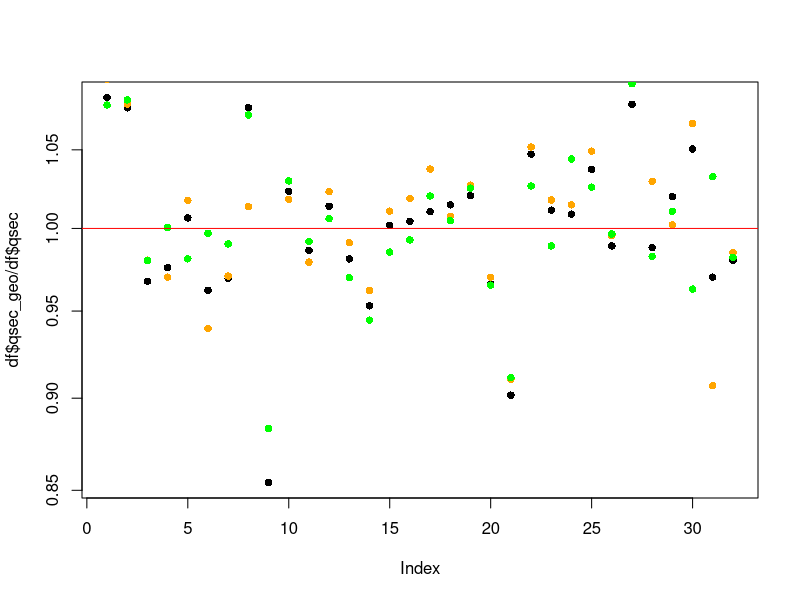

The R script that drew this image:
# GENERAL


# generalized inverse hyperbolic sine
gasinh <- function(x, xi = 0, lambda = 1) {
    asinh((x - xi) / lambda)
}

inverse.gasinh <- function(y, xi = 0, lambda = 1) {
    sinh(y) * lambda + xi
}

# total absolute deviation from theoretical CDF
qqtad <- function(p) {
    sum(abs(sort(p) - seq(0, 1, length.out = length(p))))
}


# JOHNSON SU DISTRIBUTION


djohnson <- function(x, gamma = 0, delta = 1, xi = 0, lambda = 1) {
    z <- (x - xi) / lambda
    scale <- delta / (lambda * sqrt(2 * pi))
    shape <- 1 / sqrt(1 + z ^ 2)
    tail <- exp(-0.5 * (gamma + delta * asinh(z)) ^ 2)
    scale * shape * tail
}

pjohnson <- function(q, gamma = 0, delta = 1, xi = 0, lambda = 1) {
    pnorm(gamma + delta * asinh((q - xi) / lambda))
}

qjohnson <- function(p, gamma = 0, delta = 1, xi = 0, lambda = 1) {
    xi + lambda * sinh((qnorm(p) - gamma) / delta)
}

rjohnson <- function(n, gamma = 0, delta = 1, xi = 0, lambda = 1) {
    lambda * sinh((qnorm(runif(n)) - gamma) / delta) + xi
}


# NORMALIZATION


znorm <- function(x) {
    # parameterization
    mu <- mean(x)
    sigma <- sd(x)

    # binding
    normalize <- function(q)
        (q - mu) / sigma
    denormalize <- function(z)
        sigma * z + mu

    # return
    list(normalize = normalize,
         denormalize = denormalize,
         par = c(mu, sigma),
         x = x,
         z = normalize(x))
}

zjohnson <- function(x) {
    # parameterization (Q-Q)
    gdxl <- c(gamma = 0, delta = 1, xi = 0, lambda = 1)
    opt <- optim(gdxl, function(gdxl) {
        p <- pjohnson(x, gdxl[1], gdxl[2], gdxl[3], gdxl[4])
        qqtad(p)
    })

    # parameterization (K-S test)
    gdxl <- opt$par
    opt <- optim(gdxl, function(gdxl) {
        p <- pjohnson(x, gdxl[1], gdxl[2], gdxl[3], gdxl[4])
        ks <- suppressWarnings(ks.test(qnorm(p), "pnorm"))
        ks$statistic
    })

    # binding
    gdxl <- opt$par
    normalize <- function(q)
        qnorm(pjohnson(q, gdxl[1], gdxl[2], gdxl[3], gdxl[4]))
    denormalize <- function(z)
        qjohnson(pnorm(z), gdxl[1], gdxl[2], gdxl[3], gdxl[4])

    # return
    list(normalize = normalize,
         denormalize = denormalize,
         par = opt$par,
         x = x,
         z = normalize(x))
}


# GENERALIZED ASINH TRANSFORMATION MODEL (GATM)


use.gasinh <- function(i, preds, prm) {
    gasinh(preds[[i]], prm[2 * i + 1], prm[2 * i + 2])
}

capply <- function(X, FUN, ...) {
    do.call(cbind, lapply(X, FUN, ...))
}

lm.johnson <- function(resp, preds, iterations = 3, lambda = 1e-9, verbose = FALSE) {
    # initialization
    prm <- rep(c(0, 1), 1 + length(preds))

    # binding
    evaluate <- function(prm) {
        y <- gasinh(resp, prm[1], prm[2])
        x <- capply(1:length(preds), use.gasinh, preds, prm)

        tryCatch({
            m <- lm.fit(cbind(1, x), y)
            loss <- sum(log(cosh(m$residuals)))
            penalty <- lambda * mean(prm ^ 2)
            loss + penalty
        }, error = function(e) {
            Inf
        })
    }

    # optimization
    for (k in 1:iterations) {
        opt <- optim(prm, evaluate)
        prm <- opt$par
        if (verbose) {
            message("Loss: ", format(opt$value, scientific = TRUE))
        }
    }

    # evaluation
    prm <- opt$par
    y <- gasinh(resp, prm[1], prm[2])
    x <- capply(1:length(preds), use.gasinh, preds, prm)
    m <- lm.fit(cbind(1, x), y)

    # binding
    detransform <- function(y)
        inverse.gasinh(y, prm[1], prm[2])
    predict <- function(preds) {
        x <- rowSums(capply(1:length(preds), use.gasinh, preds, prm))
        predict(m, data.frame(x))
    }

    # return
    list(predict = predict,
         detransform = detransform,
         par = prm,
         fit = m,
         opt = opt,
         resp = resp,
         preds = preds,
         z = detransform(m$fitted.values))
}


# TESTING


resp <- mtcars$qsec
preds <- list(mtcars$mpg, mtcars$hp, mtcars$wt)

raw <- with(mtcars, lm(qsec ~ mpg + hp + wt))
ari <- with(mtcars, lm(log(qsec) ~ log(mpg) + log(hp) + log(wt)))
geo <- with(mtcars, lm(log(qsec) ~ log(mpg) * log(hp) * log(wt)))
lmj <- lm.johnson(resp, preds, iterations = 5, lambda = 1e-15, verbose = TRUE)

round(lmj$par, 3)

sum((mtcars$qsec - raw$fitted.values) ^ 2)
sum((mtcars$qsec - exp(ari$fitted.values)) ^ 2)
sum((mtcars$qsec - exp(geo$fitted.values)) ^ 2)
sum((mtcars$qsec - lmj$z) ^ 2)

df <- cbind(mtcars[, c(1, 4, 6, 7)],
            qsec_raw = raw$fitted.values,
            qsec_ari = exp(ari$fitted.values),
            qsec_geo = exp(geo$fitted.values),
            qsec_lmj = lmj$z)

{
    pdf("nlj.pdf", 7, 6)

    plot(df$qsec_geo / df$qsec, pch = 16, log = "y")
    points(df$qsec_raw / df$qsec, pch = 16, col = "orange")
    points(df$qsec_lmj / df$qsec, pch = 16, col = "green")
    abline(h = 1, col = "red")

    dev.off()
}

round(df, 2)
